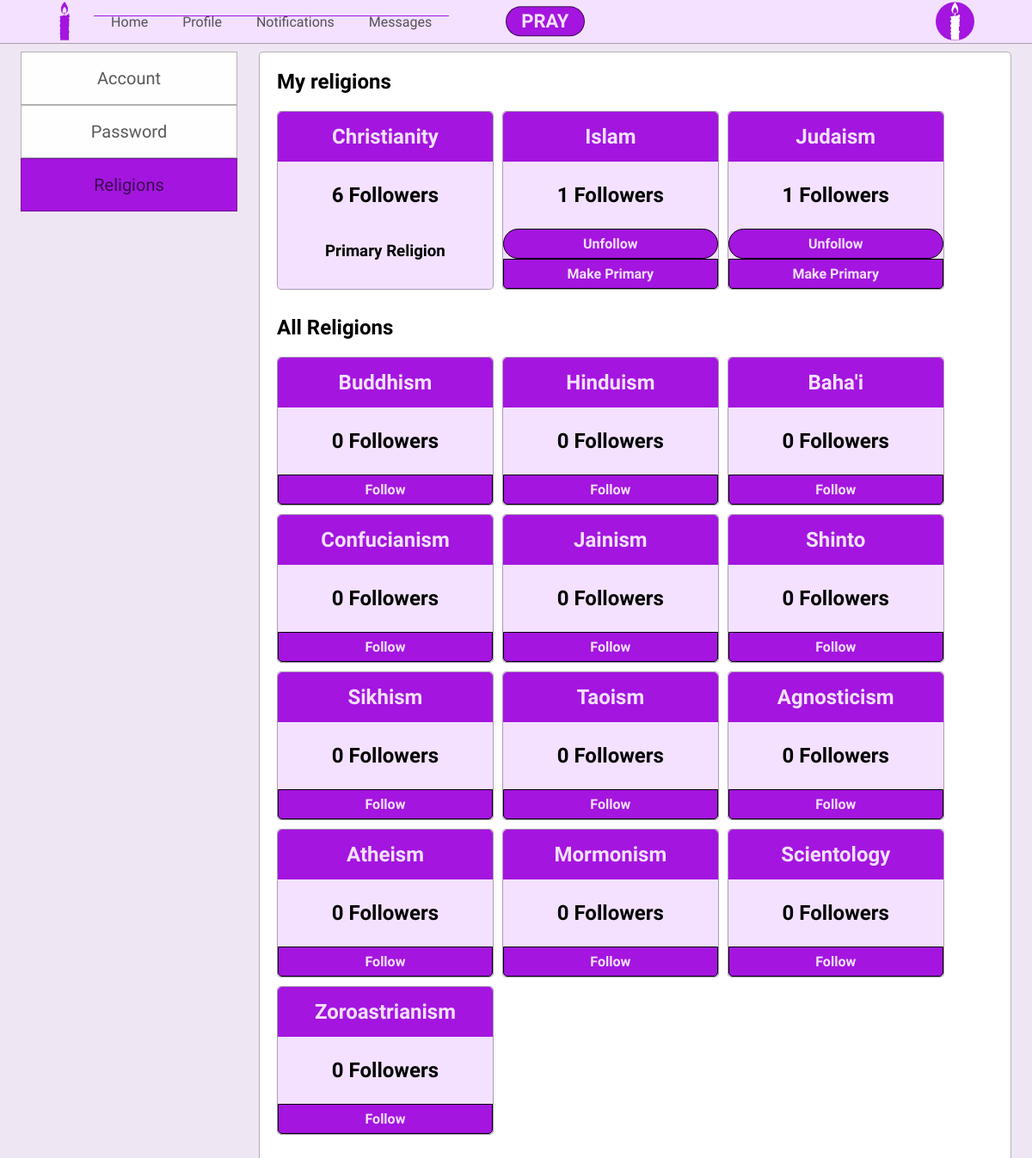
Screenshot of /settings-religions.php (signed in) with the database file from the repository.
### tables this page shows
CREATE TABLE Users(
    userid INT(10) PRIMARY KEY AUTO_INCREMENT,
    fname VARCHAR(20),
    lname VARCHAR(20),
    username VARCHAR(12),
    user_password VARCHAR(15),
    bio TEXT,
    zipCode INT(10),
    Primary_religion INT(10),
    theme VARCHAR(20),
    email VARCHAR(30),
    phone_number VARCHAR(15),
    pPicture VARCHAR(20),
    bPicture VARCHAR(20),
    securityquest VARCHAR(100),
    securityAnswer VARCHAR(20),
    dateLastMaint DATETIME DEFAULT CURRENT_TIMESTAMP,
    dateAdded DATETIME DEFAULT CURRENT_TIMESTAMP,
    CONSTRAINT FK_Users_Religions FOREIGN KEY (Primary_religion) REFERENCES Religions (relid)
);

CREATE TABLE Religions(
    relid INT(10) PRIMARY KEY AUTO_INCREMENT,
    religion_name VARCHAR(30),
    dateLastMaint DATETIME DEFAULT CURRENT_TIMESTAMP,
    dateAdded DATETIME DEFAULT CURRENT_TIMESTAMP
);

### config/functions.php (called while the page is built, shortened)
<?php
    function getRoot(){
        $root = ROOT_DIR;
        $root = str_replace("\\", "/", $root);
        $root = str_replace('/config', '',$root);
        $pageroot = getcwd() ."/";
        $pageroot = str_replace("\\", "/", $pageroot);
        $root = str_replace($root."/", '' , $pageroot);
        $root = preg_replace("#(/.*?).*?(/)#", '/../', "/".$root);
        $root = substr($root, 1);
        return $root;
    }
    function countFollowers($relid, $db){
        $query = "SELECT COUNT(userid) as num
                  FROM User_Religions
                  WHERE relid = '$relid'";
        $count = $db->fetchQuery($query);
        return $count[0]['num'];
    }
?>

### Database/mydb.php (called while the page is built, shortened)
<?php
Class mydb {
    protected $conn;
    Public function __construct($con){
        $this->conn = $con;
    }
    function FetchQuery($query){
        $arrayresult = [];
        if($queryresult = mysqli_query($this->conn, $query)){
            while ($row = mysqli_fetch_assoc($queryresult)){
                $arrayresult[] = $row;
            }
            return $arrayresult;
        }else{
            echo"</br></br></br>";
            die(mysqli_error($this->conn) ."</br>".$query);
        }
    }
}
?>

### config/permissions.php (called while the page is built, shortened)
<?php
    $id =  isset($id) ? $id : $_SESSION['userId'];
    $usersettings = isLoggedIn($id, $db);
    function isLoggedIn($id, $db){
        $SETTINGS['username'] = '';
        $SETTINGS['firstname'] = '';
        $SETTINGS['lastname'] = '';
        $SETTINGS['password'] = '';
        if($_SESSION['userId'] != ''){
            $userquery = "SELECT *
                          FROM USERS
                          WHERE userid = $id";
            $userresult = $db->FetchQuery($userquery);
            $SETTINGS['username'] = $userresult[0]['username'];
            $SETTINGS['firstname'] = $userresult[0]['fname'];
            $SETTINGS['lastname'] = $userresult[0]['lname'];
            $SETTINGS['password'] = $userresult[0]['user_password'];
            return $SETTINGS;
        }
    }
?>

### config/ApplicationTop.php (called while the page is built, shortened)
<?php
    include 'dbconfig.php';
    include 'functions.php';
    include getRoot().'config/permissions.php';
    include getRoot().'Classes/createheader.php';
    include getRoot().'Classes/createFooter.php';
?>

### settings-religions.php (the view, shortened to what this page needs)
<?php
    require 'config/ApplicationTop.php';
    include 'Classes/createUserSettings.php';
    $menus = [
        [
            'name'=>'Home',
            'link'=>'index.php',
            'active'=>''
        ],
        [
            'name'=>'Profile',
            'link'=>'profile.php',
            'active'=>''
        ],
        [
            'name'=>'Notifications',
            'link'=>'notifications.php',
            'active'=>''
        ],
        [
            'name'=>'Messages',
            'link'=>'messages.php',
            'active'=>''
        ]
    ];
    $header = new Header($db, $menus, $title, $css);
    $header->ShowUserMenu($id);
    $header->displayHeader();
    $myreligionsquery = "SELECT r.religion_name, r.relid
                         FROM USER_RELIGIONS ur, Religions r
                         WHERE ur.userid = '$id'
                         AND ur.relid = r.relid
                         ORDER BY r.religion_name";
    $myreligions = $db->fetchQuery($myreligionsquery);
    $primaryreligionquery = "SELECT primary_Religion
                             FROM Users
                             WHERE userid = '$id'";
    $primaryreligion = $db->fetchQuery($primaryreligionquery);
    $prel = $primaryreligion[0]['primary_Religion'];
    $allreligionsquery = "SELECT DISTINCT r.religion_name, r.relid
                          FROM RELIGIONS r LEFT JOIN User_religions ur ON ur.relid = r.relid
                          WHERE r.relid <> 1
                          AND r.relid NOT IN (SELECT r.relid
                                          FROM Religions r, user_religions ur
                                          WHERE r.relid = ur.relid
                                          AND ur.userid = '$id')";
    $religions = $db->FetchQuery($allreligionsquery);
    ?>
<section class='index-body' id='body'>
    <div class='settings-religions-body'>
        <h1>My religions</h1>
        <div class='my-religions'>
        <?php foreach($myreligions as $i){
            echo"<div class='religion-box'>
                <div class='religion-header'>
                <h1 class='religion-header-text header-white' >".$i['religion_name']."</h1>
                </div>
                <div class='addreligion-stats'>
                <h2 class='religion-header-text'>".countFollowers($i['relid'], $db)." Followers</h2>
                </div>
                <div class='religion-follow-action'>
                ";
                if($i['relid'] == $prel){
                    echo "<div>
                    <h3 class='religion-header-text'>Primary Religion</h3>
                    </div>";
                }else{
                echo "
                <form method='post' action='php/addReligion.php'>
                <button class='drop-religion ' value='".$i['relid']."' name='religion'>Unfollow</button>
                </form>
                <form method='post' action='php/addPrimary.php'>
                <button class='add-primary' value='".$i['relid']."' name='religion'>Make Primary</button>
                </form>";
                }
                echo"</div>
            </div>";
        }?>
        </div>
        <h1> All Religions </h1>
        <div class='all-religions'>
        <?php foreach($religions as $i){
            echo"<div class='religion-box'>
            <div class='religion-header header-white'>
            <h1 class='religion-header-text'>".$i['religion_name']."</h1>
            </div>
            <div class='addreligion-stats'>
            <h2 class='religion-header-text'>".countFollowers($i['relid'], $db)." Followers</h2>
            </div>
            <div class='religion-follow-action'>
            <form method='post' action='php/addReligion.php'>
            <button class='add-religion' value='".$i['relid']."' name='religion'>Follow</button>
            </form>
            </div>
        </div>";
        }?>
        </div>
    </div>

### Classes/createheader.php (shortened to what this page needs)
<?php
    class Header{
        protected $db;
        protected $menus;
        protected $loggedIn;
        protected $userid;
        protected $title;
        protected $css;
        protected $profpic;
        Public function __construct($db,$menus,$title,$css){
            $this->db = $db;
            $this->menus = $menus;
            $this->title = $title;
            $this->css = $css;
        }
        function showUserMenu($id, $bool = 1){
            $this->loggedIn = $bool;
            $this->userid = $id;
            $this->getUserInfo();
        }
        function displayHeader(){
            $this->createTitle();
            if($this->loggedIn == 1){
                $this->createCompose();
            }
            echo "
                  <section class='header'>
                  <div class='header-box'>
                  <ul class='logo-box'>
                      <li class='logo-li'>
                          <a href='index.php'><img class='logo' src='".getRoot()."images/icons/favicon.png'></a>
                      </li>
                  </ul>
                  <ul class='header-link-box'>";
            foreach($this->menus as $i){
                echo "<li class='header-link ".$i['active']."'>
                        <a href='".$i['link']."'>".$i['name']."</a>
                      </li>";
            }
            echo "</ul>";
            if($this->loggedIn == 1){
                echo "
                <ul class='header-profile-pic'>
                    <li id='sort-compose'>
                        <div id='startprayer' onclick='ShowCompose()'>PRAY</div>
                    </li>
                    <li id='header-profile-pic-link' onclick='ShowMenu()'>
                        <img class='index-profile-pic' src='".getRoot()."images/Users/".$this->userid."/Profile/".$this->profpic."'>
                    </li>
                </ul>";
            }
            echo "</div></section>";
        }
        function createTitle(){
           echo "<html>
           <script type='text/javascript' src='js/PrayImg.js'></script>
           <script type='text/javascript' src='js/updatemessages.js'></script>
                    <head>
                        <title>".$this->title."</title>
                        <link rel='shortcut icon' href='images/icons/favicon.png'>
                        <meta name='viewport' content='width=device-width, initial-scale=1.0'>
                        <link href='https://fonts.googleapis.com/css?family=Work Sans' rel='stylesheet'>
                    </head>
                    <body>";
            $this->addcss();
        }
        function addcss(){
            foreach($this->css as $i){
                echo "<link rel='stylesheet' type='text/css' href='".$i["src"]."'>";
                continue;
            }
        }
        function createCompose(){
            $primaryrelquery = "SELECT u.primary_religion
                   FROM users u
                   WHERE u.userid = $this->userid";
            $primaryrelres = $this->db->fetchquery($primaryrelquery);
            $prel = $primaryrelres[0]['primary_religion'];
            $chosenreligion = isset($_SESSION['currel']) ? $_SESSION['currel'] : $prel;
            $curreligionquery = "SELECT r.religion_name, r.relid
                                FROM Religions r
                                WHERE r.relid = $chosenreligion";
            $curreligion = $this->db->fetchQuery($curreligionquery);
        }
        function getUserInfo(){
            $query = "SELECT * FROM USERS WHERE userid = '$this->userid'";
            $result = $this->db->fetchQuery($query);
            $this->profpic = $result[0]['pPicture'];
        }
    }
?>

### rows the page displays
users: pPicture (picture)
religions: religion_name "Christianity", relid "6", shows "Primary Religion"
religions: religion_name "Islam", relid "1", $i['relid'] 4 (drawn)
religions: religion_name "Judaism", relid "1", $i['relid'] 3 (drawn)
religions: religion_name "Buddhism", relid "0", $i['relid'] 5 (drawn)
religions: religion_name "Hinduism", relid "0", $i['relid'] 6 (drawn)
religions: religion_name "Baha'i", relid "0", $i['relid'] 7 (drawn)
religions: religion_name "Confucianism", relid "0", $i['relid'] 8 (drawn)
religions: religion_name "Jainism", relid "0", $i['relid'] 9 (drawn)
religions: religion_name "Shinto", relid "0", $i['relid'] 10 (drawn)
religions: religion_name "Sikhism", relid "0", $i['relid'] 11 (drawn)
religions: religion_name "Taoism", relid "0", $i['relid'] 12 (drawn)
religions: religion_name "Agnosticism", relid "0", $i['relid'] 13 (drawn)
religions: religion_name "Atheism", relid "0", $i['relid'] 14 (drawn)
religions: religion_name "Mormonism", relid "0", $i['relid'] 15 (drawn)
religions: religion_name "Scientology", relid "0", $i['relid'] 16 (drawn)
religions: religion_name "Zoroastrianism", relid "0", $i['relid'] 17 (drawn)

### other values shown
$i['name'] "Home"
$i['name'] "Profile"
$i['name'] "Notifications"
$i['name'] "Messages"
$i['name'] "Account"
$i['name'] "Password"
$i['name'] "Religions"
